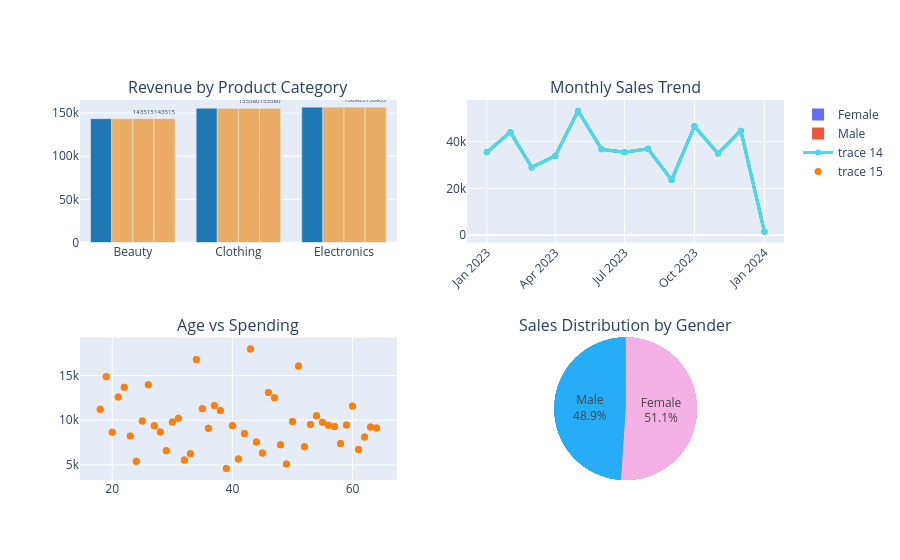

Notebook code cell kept with this figure:
### Markdown cell above
### Gender Analysis

### Code cell
fig.add_trace(
    go.Pie(labels=gender['Gender'],values=gender['Total Amount'], marker_colors=['#F5B0E5', '#27ADF5'],
        textinfo='percent+label'),
    row=2, col=2)

### Figure 1 — Plotly figure (JSON) as saved in the notebook; plotly's stock layout.template omitted (floating-point values rounded to 4 significant figures)
{"data": [{"marker": {"color": "#1f77b4"}, "showlegend": false, "type": "bar", "x": ["Beauty", "Clothing", "Electronics"], "xaxis": "x", "y": [143515, 155580, 156905], "yaxis": "y"}, {"line": {"color": "#2ca02c", "width": 3}, "marker": {"size": 6}, "mode": "lines+markers", "showlegend": false, "type": "scatter", "x": ["2023-01", "2023-02", "2023-03", "2023-04", "2023-05", "2023-06", "2023-07", "2023-08", "2023-09", "2023-10", "2023-11", "2023-12", "2024-01"], "xaxis": "x2", "y": [35450, 44060, 28990, 33870, 53150, 36715, 35465, 36960, 23620, 46580, 34920, 44690, 1530], "yaxis": "y2"}, {"marker": {"color": "#ff7f0e", "size": 7}, "mode": "markers", "showlegend": false, "type": "scatter", "x": [18, 19, 20, 21, 22, 23, 24, 25, 26, 27, 28, 29, 30, 31, 32, 33, 34, 35, 36, 37, 38, 39, 40, 41, 42, 43, 44, 45, 46, 47, 48, 49, 50, 51, 52, 53, 54, 55, 56, 57, 58, 59, 60, 61, 62, 63, 64], "xaxis": "x3", "y": [11215, 14870, 8645, 12585, 13700, 8220, 5415, 9900, 13980, 9385, 8670, 6570, 9790, 10220, 5550, 6240, 16785, 11290, 9105, 11650, 11100, 4595, 9415, 5650, 8500, 17970, 7560, 6325, 13090, 12505, 7240, 5110, 9845, 16065, 7040, 9510, 10505, 9780, 9440, 9290, 7395, 9470, 11590, 6730, 8120, 9250, 9125], "yaxis": "y3"}, {"domain": {"x": [0.55, 1], "y": [0, 0.375]}, "labels": ["Female", "Male"], "marker": {"colors": ["#636EFA", "#EF553B"]}, "textinfo": "percent+label", "type": "pie", "values": [232840, 223160]}, {"domain": {"x": [0.55, 1], "y": [0, 0.375]}, "labels": ["Female", "Male"], "marker": {"colors": ["#9F27F5", "#EF553B"]}, "textinfo": "percent+label", "type": "pie", "values": [232840, 223160]}, {"domain": {"x": [0.55, 1], "y": [0, 0.375]}, "labels": ["Female", "Male"], "marker": {"colors": ["#9F27F5", "#27ADF5"]}, "textinfo": "percent+label", "type": "pie", "values": [232840, 223160]}, {"domain": {"x": [0.55, 1], "y": [0, 0.375]}, "labels": ["Female", "Male"], "marker": {"colors": ["#9F27F5", "#27ADF5"]}, "textinfo": "percent+label", "type": "pie", "values": [232840, 223160]}, {"domain": {"x": [0.55, 1], "y": [0, 0.375]}, "labels": ["Female", "Male"], "marker": {"colors": ["#F5B0E5", "#27ADF5"]}, "textinfo": "percent+label", "type": "pie", "values": [232840, 223160]}, {"domain": {"x": [0.55, 1], "y": [0, 0.375]}, "labels": ["Female", "Male"], "marker": {"colors": ["#F5B0E5", "#27ADF5"]}, "textinfo": "percent+label", "type": "pie", "values": [232840, 223160]}, {"domain": {"x": [0.55, 1], "y": [0, 0.375]}, "labels": ["Female", "Male"], "marker": {"colors": ["#F5B0E5", "#27ADF5"]}, "textinfo": "percent+label", "type": "pie", "values": [232840, 223160]}, {"domain": {"x": [0.55, 1], "y": [0, 0.375]}, "labels": ["Female", "Male"], "marker": {"colors": ["#F5B0E5", "#27ADF5"]}, "textinfo": "percent+label", "type": "pie", "values": [232840, 223160]}, {"marker": {"color": "#EBAD65"}, "showlegend": false, "type": "bar", "x": ["Beauty", "Clothing", "Electronics"], "xaxis": "x", "y": [143515, 155580, 156905], "yaxis": "y"}, {"marker": {"color": "#EBAD65"}, "showlegend": false, "text": [143500.0, 155600.0, 156900.0], "textposition": "outside", "type": "bar", "x": ["Beauty", "Clothing", "Electronics"], "xaxis": "x", "y": [143515, 155580, 156905], "yaxis": "y"}, {"marker": {"color": "#EBAD65"}, "showlegend": false, "text": [143500.0, 155600.0, 156900.0], "textposition": "outside", "type": "bar", "x": ["Beauty", "Clothing", "Electronics"], "xaxis": "x", "y": [143515, 155580, 156905], "yaxis": "y"}, {"line": {"color": "#4BD9F2", "width": 3}, "marker": {"size": 6}, "mode": "lines+markers", "type": "scatter", "x": ["2023-01", "2023-02", "2023-03", "2023-04", "2023-05", "2023-06", "2023-07", "2023-08", "2023-09", "2023-10", "2023-11", "2023-12", "2024-01"], "xaxis": "x2", "y": [35450, 44060, 28990, 33870, 53150, 36715, 35465, 36960, 23620, 46580, 34920, 44690, 1530], "yaxis": "y2"}, {"marker": {"color": "#ff7f0e", "size": 7}, "mode": "markers", "type": "scatter", "x": [18, 19, 20, 21, 22, 23, 24, 25, 26, 27, 28, 29, 30, 31, 32, 33, 34, 35, 36, 37, 38, 39, 40, 41, 42, 43, 44, 45, 46, 47, 48, 49, 50, 51, 52, 53, 54, 55, 56, 57, 58, 59, 60, 61, 62, 63, 64], "xaxis": "x3", "y": [11215, 14870, 8645, 12585, 13700, 8220, 5415, 9900, 13980, 9385, 8670, 6570, 9790, 10220, 5550, 6240, 16785, 11290, 9105, 11650, 11100, 4595, 9415, 5650, 8500, 17970, 7560, 6325, 13090, 12505, 7240, 5110, 9845, 16065, 7040, 9510, 10505, 9780, 9440, 9290, 7395, 9470, 11590, 6730, 8120, 9250, 9125], "yaxis": "y3"}, {"domain": {"x": [0.55, 1], "y": [0, 0.375]}, "labels": ["Female", "Male"], "marker": {"colors": ["#F5B0E5", "#27ADF5"]}, "textinfo": "percent+label", "type": "pie", "values": [232840, 223160]}], "layout": {"annotations": [{"font": {"size": 16}, "showarrow": false, "text": "Revenue by Product Category", "x": 0.225, "xanchor": "center", "xref": "paper", "y": 1, "yanchor": "bottom", "yref": "paper"}, {"font": {"size": 16}, "showarrow": false, "text": "Monthly Sales Trend", "x": 0.775, "xanchor": "center", "xref": "paper", "y": 1, "yanchor": "bottom", "yref": "paper"}, {"font": {"size": 16}, "showarrow": false, "text": "Age vs Spending", "x": 0.225, "xanchor": "center", "xref": "paper", "y": 0.375, "yanchor": "bottom", "yref": "paper"}, {"font": {"size": 16}, "showarrow": false, "text": "Sales Distribution by Gender", "x": 0.775, "xanchor": "center", "xref": "paper", "y": 0.375, "yanchor": "bottom", "yref": "paper"}], "xaxis": {"anchor": "y", "domain": [0, 0.45]}, "xaxis2": {"anchor": "y2", "domain": [0.55, 1], "tickangle": -45}, "xaxis3": {"anchor": "y3", "domain": [0, 0.45]}, "yaxis": {"anchor": "x", "domain": [0.625, 1]}, "yaxis2": {"anchor": "x2", "domain": [0.625, 1]}, "yaxis3": {"anchor": "x3", "domain": [0, 0.375]}}}
